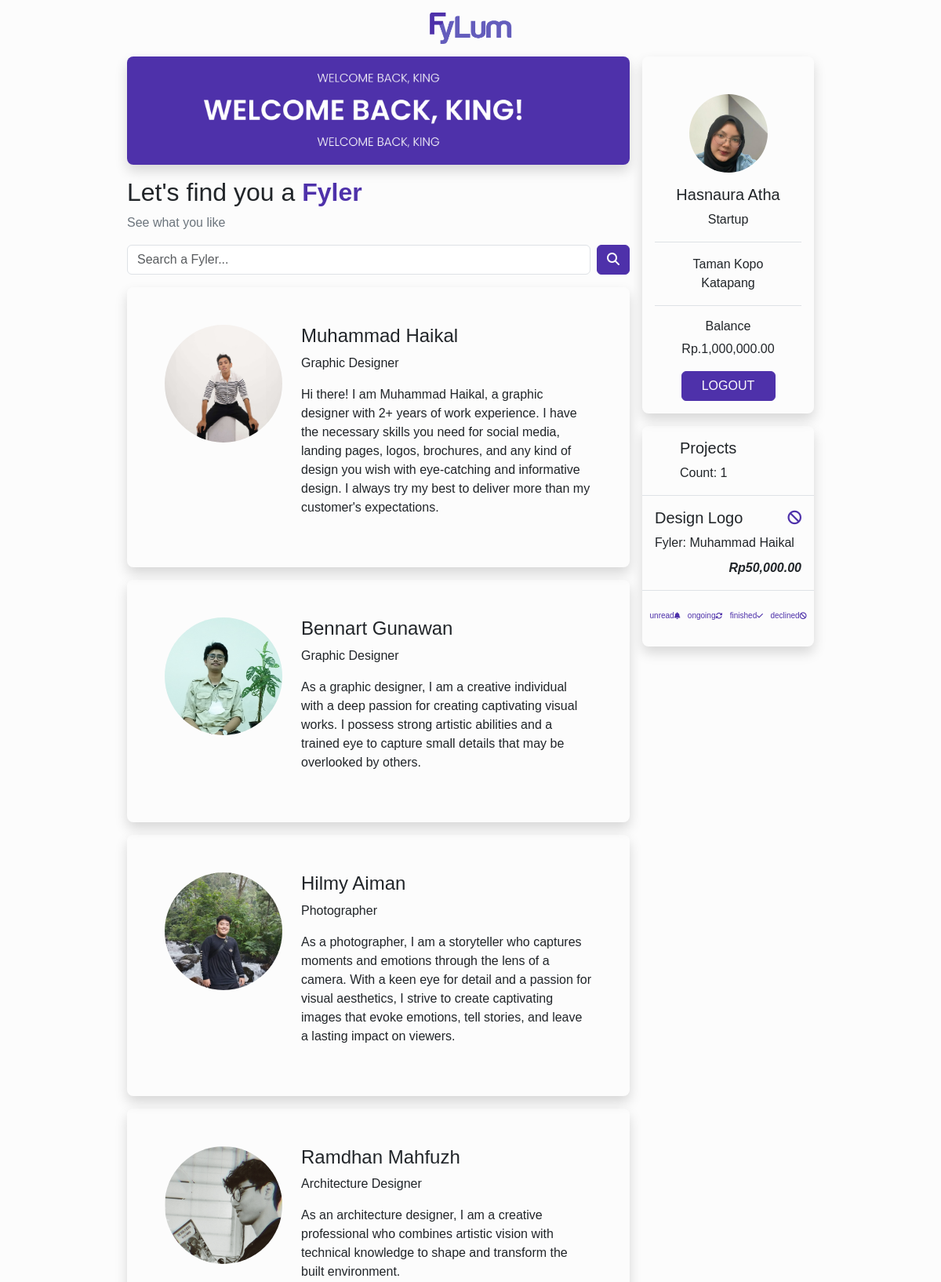
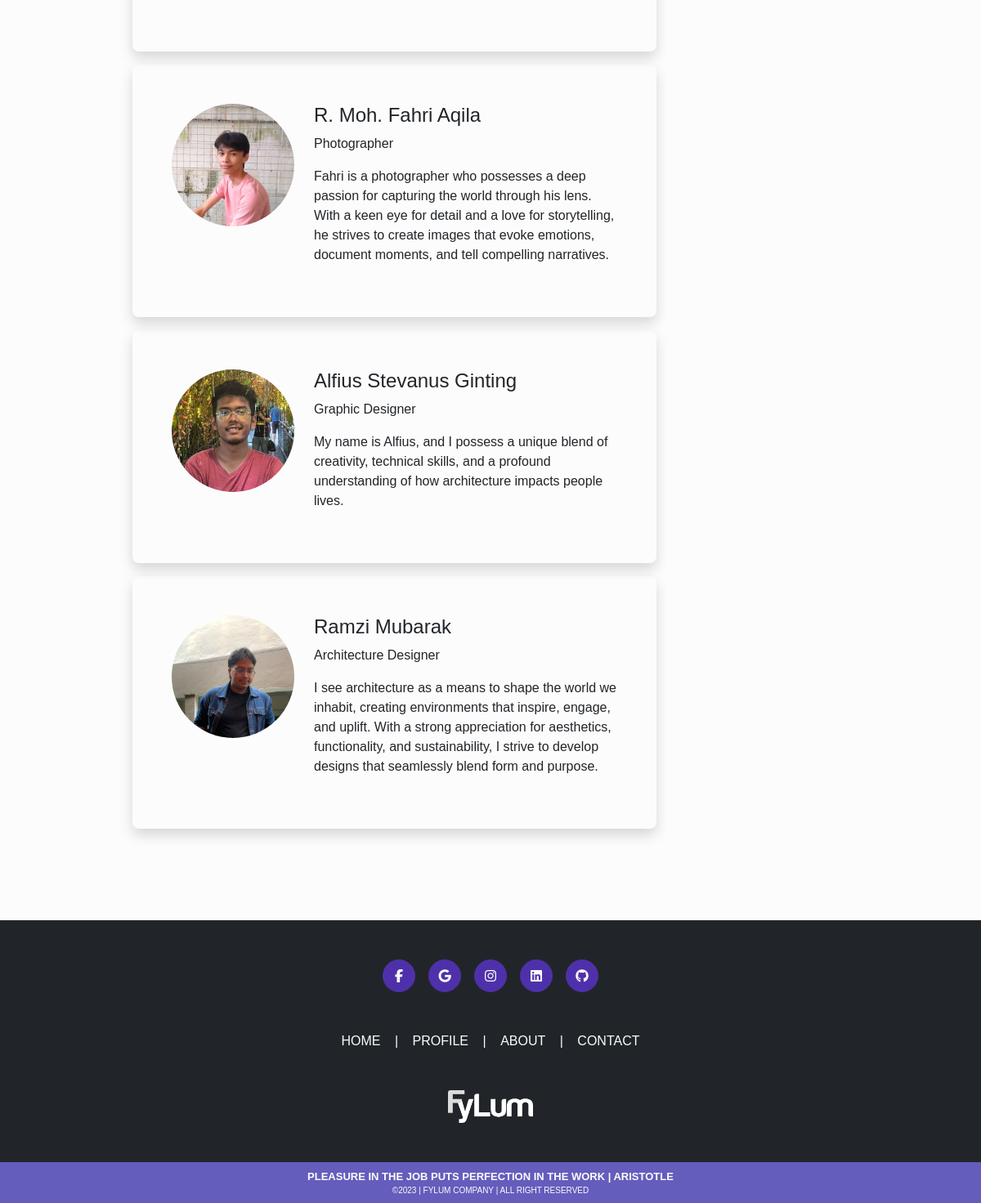
Screenshot of /kingdoms/index.php (signed in) with the database file from the repository (2 pictures, top to bottom).
### tables this page shows
CREATE TABLE IF NOT EXISTS `fylers` (
  `fyler_id` int(11) NOT NULL AUTO_INCREMENT,
  `account_email` varchar(50) NOT NULL DEFAULT '',
  `fyler_name` varchar(50) NOT NULL DEFAULT '',
  `fyler_cate` varchar(50) NOT NULL DEFAULT '',
  `fyler_desc` varchar(500) NOT NULL DEFAULT '',
  `fyler_age` int(11) NOT NULL,
  `fyler_add` varchar(50) NOT NULL DEFAULT '',
  `fyler_balance` int(11) NOT NULL,
  `fyler_photo` varchar(50) NOT NULL DEFAULT '',
  `fyler_project` int(11) NOT NULL,
  PRIMARY KEY (`fyler_id`),
  KEY `FK__fylers` (`account_email`),
  CONSTRAINT `FK__fylers` FOREIGN KEY (`account_email`) REFERENCES `accounts` (`account_email`) ON DELETE NO ACTION ON UPDATE NO ACTION
);

CREATE TABLE IF NOT EXISTS `projects` (
    `project_id` int(11) NOT NULL AUTO_INCREMENT,
    `king_id` int(11) NOT NULL,
    `fyler_id` int(11) NOT NULL,
    `project_name` varchar(50) NOT NULL,
    `project_desc` varchar(500) NOT NULL,
    `project_start` date NOT NULL,
    `project_end` date NOT NULL,
    `project_cost` int(11) NOT NULL,
    `project_tax` int(11) NOT NULL,
    `project_fee` int(11) NOT NULL,
    `project_status` varchar(50) NOT NULL,
    `project_deliv` varchar(50) DEFAULT NULL,
    PRIMARY KEY (`project_id`),
    KEY `FK_project_king` (`king_id`),
    KEY `FK_project_fyler` (`fyler_id`),
    CONSTRAINT `FK_project_fyler` FOREIGN KEY (`fyler_id`) REFERENCES `fylers` (`fyler_id`) ON DELETE NO ACTION ON UPDATE NO ACTION,
    CONSTRAINT `FK_project_king` FOREIGN KEY (`king_id`) REFERENCES `kings` (`king_id`) ON DELETE NO ACTION ON UPDATE NO ACTION
  );

### kingdoms/index.php (the view, shortened to what this page needs)
<?php
include('../server/connection.php');
if (isset($_SESSION['logged_in'])) {
  $king_id = $_SESSION['king_id'];
  $king_name = $_SESSION['king_name'];
  $king_desc = $_SESSION['king_desc'];
  $king_add = $_SESSION['king_add'];
  $king_balance = $_SESSION['king_balance'];
  $king_photo = $_SESSION['king_photo'];
}
?>
<?php
if (isset($_POST['btn_search'])) {
  $keyword = $_POST['keyword'];
  $q_fyler = "SELECT * FROM fylers WHERE fyler_name LIKE '%$keyword%' OR fyler_cate LIKE '%$keyword%'";
} else {
  $q_fyler = "SELECT * FROM fylers";
}
$r_fyler = mysqli_query($conn, $q_fyler);
?>
<?php
$q_projects = "SELECT p.project_id, p.king_id, f.fyler_name,
p.fyler_id, p.project_name, p.project_desc, p.project_start,
p.project_end, p.project_cost, p.project_tax, p.project_fee,
p.project_status, p.project_deliv
 FROM projects p JOIN fylers f ON f.fyler_id = p.fyler_id WHERE king_id = $king_id ORDER BY f.fyler_name";
$r_projects = mysqli_query($conn, $q_projects);
?>
<!DOCTYPE html>
<html lang="en">
<head>
  <link rel="stylesheet" href="../bootstrap/css/bootstrap.css" />
  <link rel="stylesheet" href="../bootstrap/css/main.css" />
  <link href="https://cdn.jsdelivr.net/npm/@sweetalert2/theme-dark@4/dark.css" rel="stylesheet" />
</head>
<body class="bg-main-purple">
  <main>
    <div class="position-absolute top-0 start-50 translate-middle-x text-center mt-3">
      <a href="index.php">
        <img src="../assets/images/icons/fylum.png" alt="" height="40px">
      </a>
    </div>
    <div class="container-fluid bg-nearly-white p-0 m-0 text-dark">
      <div class="container-fluid w-75 pt-5">
        <div class="d-flex mt-4">
          <div class="w-75">
            <div class="mb-3 me-3">
              <img class="shadow rounded-3 w-100 h-100" src="../assets/images/contents/banner_king.png" alt="">
            </div>
            <div class="mb-3 me-3">
              <h2 class="fw-normal">Let's find you a <span class="fw-bold text-main-purple">Fyler</span></h2>
              <p class="text-secondary">See what you like</p>
            </div>
            <div class="mb-3 me-3">
              <form action="" method="POST">
                <div class="d-flex">
                  <input class="form-control" type="text" name="keyword" placeholder="Search a Fyler...">
                  <button class="btn btn-purple ms-2" name="btn_search"><i class="fa-solid fa-magnifying-glass"></i></button>
                </div>
              </form>
            </div>
            <?php while ($row = mysqli_fetch_assoc($r_fyler)) { ?>
              <a class="text-dark text-decoration-none" href="" data-bs-toggle="modal" data-bs-target="#modalFylerDetail<?= $row['fyler_id'] ?>">
                <div class="mb-3 me-3">
                  <div class="shadow card-scale-1 rounded-3">
                    <div class="d-flex p-5">
                      <div>
                        <img class="object-fit-cover rounded-circle" src="../assets/images/profiles/fylers/<?= $row['fyler_photo'] ?>" alt="" height="150px" width="150px">
                      </div>
                      <div class="ms-4">
                        <h4><?= $row['fyler_name'] ?></h4>
                        <p><?= $row['fyler_cate'] ?></p>
                        <p class="fw-light"><?= $row['fyler_desc'] ?></p>
                      </div>
                    </div>
                  </div>
                </div>
              </a>
            <?php } ?>
          </div>
          <div class="w-25">
            <div class="mb-3">
              <div class="shadow pt-5 px-3 mb-3 rounded-3">
                <div class="text-center">
                  <img class="object-fit-cover rounded-circle" src="../assets/images/profiles/kings/<?= $king_photo ?>" alt="" height="100px" width="100px">
                </div>
                <div class="my-3 text-center">
                  <h5><?= $king_name ?></h5>
                  <p><?= $king_desc ?></p>
                </div>
                <div class="border-top border-bottom px-3 pt-3 text-center">
                  <p class="fw-light"><?= $king_add ?></p>
                </div>
                <div class="py-3 text-center">
                  <h6 class="0-0">Balance</h6>
                  <p class="m-0 fw-light">Rp.<?= number_format($king_balance) ?>.00</p>
                </div>
                <div class="text-center pb-3">
                  <a class="" href="index.php?logout=1">
                    <button class="btn btn-purple" style="width: 120px;">LOGOUT</button>
                  </a>
                </div>
              </div>
              <div class="shadow py-3 rounded-3">
                <div class="border-bottom">
                  <h5 class="ps-5">Projects</h5>
                  <p class="ps-5 fw-light">Count: <?= mysqli_num_rows($r_projects) ?></p>
                </div>
                <?php while ($row = mysqli_fetch_assoc($r_projects)) { ?>
                  <?php if ($row['project_status'] == 'unread') {
                    $icon_stat = '<i class="fa-solid fa-bell fa-sm"></i>';
                  } else if ($row['project_status'] == 'ongoing') {
                    $icon_stat = '<i class="fa-solid fa-rotate fa-sm"></i>';
                  } else if ($row['project_status'] == 'finished') {
                    $icon_stat = '<i class="fa-solid fa-check fa-sm"></i>';
                  } else {
                    $icon_stat = '<i class="fa-solid fa-ban fa-sm"></i>';
                  } ?>
                  <a class="text-dark text-decoration-none" href="" data-bs-toggle="modal" data-bs-target="#modalProject<?= $row['project_id'] ?>">
                    <div class="border-bottom project-item">
                      <div class="d-flex flex-column p-3 justify-content-end">
                        <div class="d-flex align-item-center justify-content-between m-0">
                          <h5 class="m-0"><?= $row['project_name'] ?></h5>
                          <h5 class="text-main-purple">
                            <?= $icon_stat ?>
                          </h5>
                        </div>
                        <p class="mb-2 fw-light">Fyler: <?= $row['fyler_name'] ?></p>
                        <p class="m-0 fw-bold text-end fst-italic">Rp<?= number_format($row['project_cost']) ?>.00</p>
                      </div>
                    </div>
                  </a>
                <?php } ?>
                <div class="d-flex mt-4 justify-content-evenly" style="font-size: x-small;">
                  <p class="text-main-purple">
                    unread<i class="fa-solid fa-bell fa-sm"></i>
                  </p>
                  <p class="text-main-purple">
                    ongoing<i class="fa-solid fa-rotate fa-sm"></i>
                  </p>
                  <p class="text-main-purple">
                    finished<i class="fa-solid fa-check fa-sm"></i>
                  </p>
                  <p class="text-main-purple">
                    declined<i class="fa-solid fa-ban fa-sm"></i>
                  </p>
                </div>
              </div>
            </div>
          </div>
        </div>
      </div>
    </div>
  </main>
  <footer class="pt-5 bg-nearly-white">
    <div class="pt-5">
      <div class="container-fluid bg-dark p-0">
        <div class="container">
          <div class="d-flex justify-content-center p-5">
            <a class="text-light text-decoration-none" href="">
              <div class="d-flex align-items-center justify-content-center btn-purple btn-circle rounded-circle mx-2">
                <i class="fa-brands fa-facebook-f"></i>
              </div>
            </a>
            <a class="text-light text-decoration-none" href="">
              <div class="d-flex align-items-center justify-content-center btn-purple btn-circle rounded-circle mx-2">
                <i class="fa-brands fa-google"></i>
              </div>
            </a>
            <a class="text-light text-decoration-none" href="">
              <div class="d-flex align-items-center justify-content-center btn-purple btn-circle rounded-circle mx-2">
                <i class="fa-brands fa-instagram"></i>
              </div>
            </a>
            <a class="text-light text-decoration-none" href="">
              <div class="d-flex align-items-center justify-content-center btn-purple btn-circle rounded-circle mx-2">
                <i class="fa-brands fa-linkedin"></i>
              </div>
            </a>
            <a class="text-light text-decoration-none" href="https://github.com/bennartdg/fylum" target="_blank">
              <div class="d-flex align-items-center justify-content-center btn-purple btn-circle rounded-circle mx-2">
                <i class="fa-brands fa-github"></i>
              </div>
            </a>
          </div>
          <div class="pb-5 d-flex justify-content-center">
            <div class="d-flex justify-content-evenly" style="width: 400px;">
              <a href="" class="link-light-purple">HOME</a>
              <span>|</span>
              <a href="" class="link-light-purple">PROFILE</a>
              <span>|</span>
              <a href="" class="link-light-purple">ABOUT</a>
              <span>|</span>
              <a href="" class="link-light-purple">CONTACT</a>
            </div>
          </div>
          <div class="text-center pb-5">
            <a href="index.php">
              <img src="../assets/images/icons/fylum_light.png" alt="" height="40px">
            </a>
          </div>
        </div>
        <div class="bg-secondary-purple text-center p-2">
          <p class="text-uppercase fw-semibold m-0" style="font-size: small;">Pleasure in the job puts perfection in the work | Aristotle</p>
          <p class="m-0" style="font-size: x-small;">&copy;2023 | FYLUM COMPANY | ALL RIGHT RESERVED</p>
        </div>
      </div>
    </div>
  </footer>
</body>
</html>

### rows the page displays
fylers: fyler_photo (picture), fyler_name "Muhammad Haikal", fyler_cate "Graphic Designer", fyler_desc "Hi there! I am Muhammad Haikal, a graphic designer with 2+ years of work experience. I have the necessary skills you need for social media, landing pages, logos, brochures, and any kind of design you wish with eye-catching and informative design. I always try my best to deliver more than my customer's expectations."
fylers: fyler_photo (picture), fyler_name "Bennart Gunawan", fyler_cate "Graphic Designer", fyler_desc "As a graphic designer, I am a creative individual with a deep passion for creating captivating visual works. I possess strong artistic abilities and a trained eye to capture small details that may be overlooked by others."
fylers: fyler_photo (picture), fyler_name "Hilmy Aiman", fyler_cate "Photographer", fyler_desc "As a photographer, I am a storyteller who captures moments and emotions through the lens of a camera. With a keen eye for detail and a passion for visual aesthetics, I strive to create captivating images that evoke emotions, tell stories, and leave a lasting impact on viewers."
fylers: fyler_photo (picture), fyler_name "Ramdhan Mahfuzh", fyler_cate "Architecture Designer", fyler_desc "As an architecture designer, I am a creative professional who combines artistic vision with technical knowledge to shape and transform the built environment."
fylers: fyler_photo (picture), fyler_name "R. Moh. Fahri Aqila", fyler_cate "Photographer", fyler_desc "Fahri is a photographer who possesses a deep passion for capturing the world through his lens. With a keen eye for detail and a love for storytelling, he strives to create images that evoke emotions, document moments, and tell compelling narratives."
fylers: fyler_photo (picture), fyler_name "Alfius Stevanus Ginting", fyler_cate "Graphic Designer", fyler_desc "My name is Alfius, and I possess a unique blend of creativity, technical skills, and a profound understanding of how architecture impacts people lives."
fylers: fyler_photo (picture), fyler_name "Ramzi Mubarak", fyler_cate "Architecture Designer", fyler_desc "I see architecture as a means to shape the world we inhabit, creating environments that inspire, engage, and uplift. With a strong appreciation for aesthetics, functionality, and sustainability, I strive to develop designs that seamlessly blend form and purpose."
projects: project_name "Design Logo", fyler.fyler_name "Muhammad Haikal", project_cost "50,000"

### other values shown
$king_name "Hasnaura Atha"
$king_desc "Startup"
$king_add "Taman Kopo Katapang"
$king_balance "1,000,000"
mysqli_num_rows($r_projects) "1"
